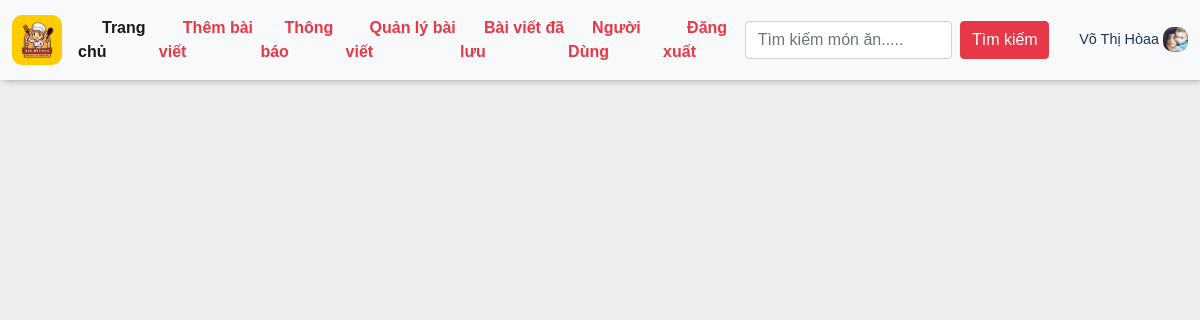
The app's page /recipes/asian/ (signed in), older data.
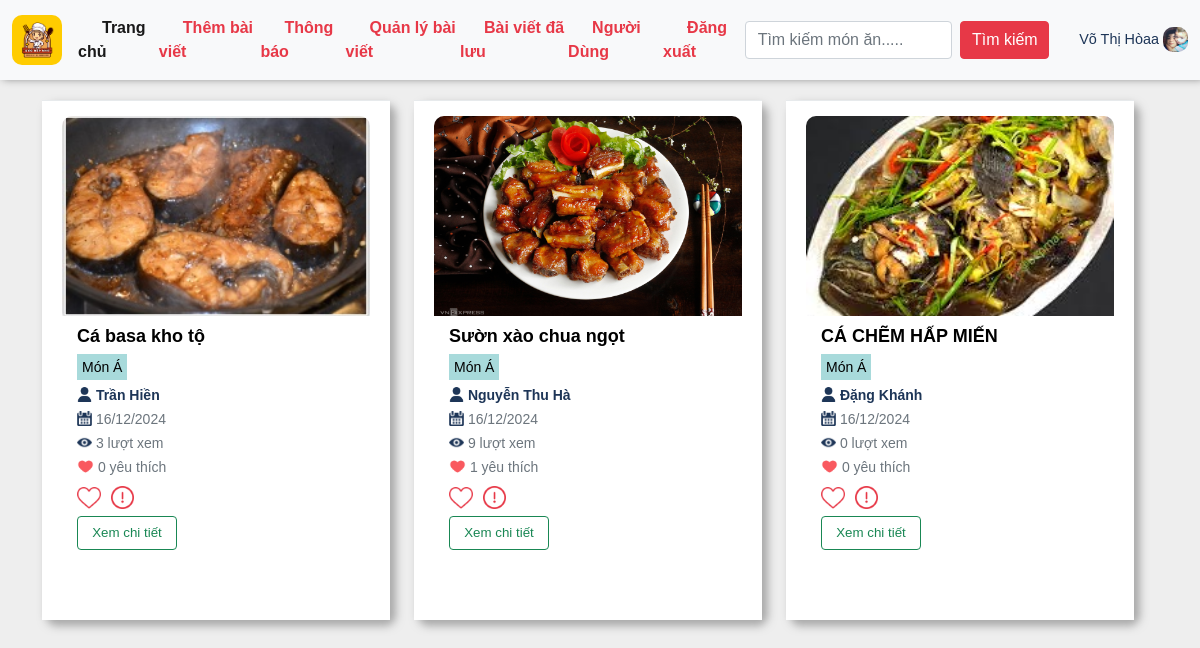
The same page, newer data.
### appfood/models.py (models this page shows, shortened)
class UserProfile(models.Model):
    GENDER_CHOICES = [
        ('T', 'Trai'),
        ('G', 'Gái'),
        ('B', 'Chưa Xác Định'),
    ]
    user = models.OneToOneField(User, on_delete=models.CASCADE)
    birth_date = models.DateField(null=True, blank=True)
    gender = models.CharField(max_length=1, choices=GENDER_CHOICES, null=True, blank=True)
    profile_image = models.ImageField(upload_to='images/', null=True, blank=True)

class Recipe(models.Model):
    title = models.CharField(max_length=100,null=True)
    author = models.ForeignKey('auth.User', on_delete=models.CASCADE)
    introduce = models.CharField(max_length=100,null=True)
    description = models.CharField(max_length=200,null=True)
    created_at = models.DateTimeField(auto_now_add=True)
    views = models.IntegerField(default=0)
    liked_tym = models.ManyToManyField(User, related_name='liked_recipes', blank=True)
    classify = models.ManyToManyField(Classify, related_name='recipes', blank=True)
    reported = models.BooleanField(default=False)
    def total_likes(self):
        return self.liked_tym.count()

class RecipeImage(models.Model):
    recipe = models.ForeignKey(Recipe, related_name='images', on_delete=models.CASCADE)
    image = models.ImageField(upload_to='images/')
    uploaded_at = models.DateTimeField(auto_now_add=True)

class Classify(models.Model):
    name = models.CharField(max_length=100)

### appfood/views.py (the view)
# urls.py: path('recipes/asian/', views.asian, name='asian'),  # Á
@login_required
def asian(request):
    asian_class = Classify.objects.get(name='Món Á')
    asian_recipes = Recipe.objects.filter(classify=asian_class).select_related('author', 'author__userprofile')
    user_profile, created = UserProfile.objects.get_or_create(user=request.user)
    return render(request, 'food/asian.html', {'recipes': asian_recipes, 'user_profile': user_profile})

### appfood/templates/food/asian.html (shortened to what this page needs)
{% extends "appfood/base.html" %}
{%load static%}
{%block vegetarian%}
<link href="https://maxcdn.bootstrapcdn.com/font-awesome/4.3.0/css/font-awesome.min.css" rel="stylesheet">
<main>
    <div class="container">
        <div class="row">
            <div class="row d-flex flex-wrap">
                {% for recipe in recipes %}
            <div class="col-md-4" style="margin-bottom: 25px;">
                            <div class="card">
                                <div class="ibox-content product-box" style="height:520px;">
                                    {% if recipe.images.first %}
                                    <div class="product" style="height: 170px;">
                                        <img style="height:200px;width: 100%;border-radius: 10px 10px 0px 0px;object-fit:cover;" src="{{ recipe.images.first.image.url }}" alt="">
                                    </div>
                                    {% endif %}
                                    <div class="product-desc" style="padding: 15px;margin-top: 20px;">
                                        <a href="{% url 'detail' recipe.id %}" class="product-name">{{ recipe.title }}</a>
                                            <div style="    margin-bottom: -20px;">
                                                {% for category in recipe.classify.all %}
                                                     <small class="text-muted" style="background: var(--green);color: black !important;padding: 5px;">{{ category.name }}</small>
                                                {% endfor %}
                                            </div>
                                            <br>
                                            <small class="text-muted">
                                                <img style="width:15px;height:15px; margin-bottom:4px; " src="{% static 'img/user.png' %}" alt="">
                                                <b style="color:var(--blue);">
                                                    {% if recipe.author.userprofile %}
                                                     {{ recipe.author.userprofile.user.last_name }} {{ recipe.author.userprofile.user.first_name }}
                                                {% else %}
                                                    {{ recipe.author.username }}
                                                {% endif %}
                                                </b>
                                            </small>
                                            <br>
                                            <small class="text-muted"><img style="width:15px;height:15px; margin-bottom:4px;" src="{% static 'img/calendar.png' %}" alt=""> {{recipe.images.first.uploaded_at|date:"d/m/Y"}}</small>
                                            <br>
                                            <small class="text-muted"><img style="width:15px;height:15px; margin-bottom:4px;" src="{% static 'img/eye.png' %}" alt=""> {{ recipe.views }} lượt xem</small>
                                            <br>
                                            <small class="text-muted"><img style="width:17px;height:17px; margin-bottom:4px;" src="{% static 'img/heart.png' %}" alt=""> {{ recipe.total_likes }} yêu thích</small>
                                            <div class="m-t text-right block-button" style="padding-top: 30px;padding-left: 1%;">
                                                <form method="post" action="{% url 'like_recipe' recipe.id %}">
                                                    <button type="submit" class="btn {% if user in recipe.liked_tym.all %}btn-danger{% else %}btn-primary{% endif %}" style="padding-top: 7px;border: none;background:none;">
                                                        {% if user in recipe.liked_tym.all %}<img style="width:24px;" src="{% static 'img/heartttt.png' %}" alt="">{% else %}<img style="width:24px;" src="{% static 'img/like.png' %}" alt="">{% endif %}
                                                    </button>
                                                </form>
                                                <form method="post" action="{% url 'report_food' recipe.id %}">
                                                    <button type="submit" class="btn btn-outline-danger" style="padding-top: 7px;border: none">
                                                        <img style="width:23px; margin-bottom: 2px;" src="{% static 'img/report.png' %}" alt="">
                                                    </button>
                                                </form>
                                            </div>
                                            <div class="d-flex flex-column"><a href="{% url 'detail' recipe.id %}" class="btn btn-outline-success" style="font-size: 10pt;width:100px;margin-top:5px;">Xem chi tiết</a></div>
                                    </div>
                                </div>
                            </div>
                        </div>
        {% endfor %}
    </div>
            </div>
        </div>
</main>
{% endblock vegetarian%}

### appfood/templates/appfood/base.html (shortened to what this page needs)
{% load static %}
<!DOCTYPE html>
<html lang="en">
<head>
    <link href="https://cdn.jsdelivr.net/npm/bootstrap@5.0.2/dist/css/bootstrap.min.css" rel="stylesheet">
    <link rel="stylesheet" href="{%static 'css/main.css' %}">
    <link rel="stylesheet" href="{%static 'css/fixhome.css' %}">
</head>
<body>
    <header class="header">
        <nav class="navbar navbar-expand-lg navbar-light bg-light">
            <div class="container-fluid">
                <a class="navbar-brand" href="{% url 'home' %}"><img src="{% static 'img/logo.png' %}" alt=""></a>
                <div class="collapse navbar-collapse" id="navbarTogglerDemo02">
                    <ul class="navbar-nav me-auto mb-2 mb-lg-0">
                        <li class="nav-item">
                            <a href="{% url 'home' %}" class="nav-link active" aria-current="page">
                                <svg class="bi me-2" width="16" height="16"><use xlink:href="#speedometer2"></use></svg>Trang chủ
                            </a>
                        </li>
                        <li class="nav-item">
                            <a href="{% url 'postfood' %}" class="nav-link">
                                <svg class="bi me-2" width="16" height="16"><use xlink:href="#speedometer2"></use></svg>Thêm bài viết
                            </a>
                        </li>
                        <li class="nav-item">
                            <a href="{% url 'notifications' %}" class="nav-link">
                                <svg class="bi me-2" width="16" height="16"><use xlink:href="#speedometer2"></use></svg>Thông báo
                            </a>
                        </li>
                        <li class="nav-item">
                            <a href="{% url 'myfood' %}" class="nav-link">
                                <svg class="bi me-2" width="16" height="16"><use xlink:href="#speedometer2"></use></svg>Quản lý bài viết
                            </a>
                        </li>
                        <li class="nav-item">
                            <a href="{% url 'savefood' %}" class="nav-link">
                                <svg class="bi me-2" width="16" height="16"><use xlink:href="#speedometer2"></use></svg>Bài viết đã lưu
                            </a>
                        </li>
                        <li class="nav-item">
                            <a href="{% url 'list_user' %}" class="nav-link">
                                <svg class="bi me-2" width="16" height="16"><use xlink:href="#speedometer2"></use></svg>Người Dùng
                            </a>
                        </li>
                        <li class="nav-item">
                            <a href="{% url 'logout' %}" class="nav-link">
                                <svg class="bi me-2" width="16" height="16"><use xlink:href="#speedometer2"></use></svg>Đăng xuất
                            </a>
                        </li>
                    </ul>
                </div>
                <form class="d-flex"  method=POST action="{% url 'search_title' %}">
                    <input class="form-control me-2" type="search" placeholder="Tìm kiếm món ăn....." name='searched' aria-label="Search">
                    <button class="btn btn-outline-success" type="submit">Tìm kiếm</button>
                </form>
                <a style="margin-left:20px" class="navbar-brand user_name" href="{%url 'page_user'%}"> {{user.last_name}} {{user.first_name}}
                {% if user_profile.profile_image %}
                    <img src="{{ user_profile.profile_image.url }}" alt="Profile Image">
                {% else %}
                    <img src="{% static 'img/user.png' %}" alt="Default Profile Image">
                {% endif %}</a>
            </div>
        </nav>
    </header>
    {% block vegetarian %}{% endblock vegetarian %}
</body>
</html>

### appfood/static/css/main.css (style rules this page uses)
:root { --red: #e73847; --yellow:#ffcc00; --blue:#1d3557; --green:#a8dadb; }
* { margin: 0; padding: 0; box-sizing: border-box; font-family: Arial; font-weight: 400; color: var(--body); }
header { margin-bottom: 10px; position: fixed; top:0; width: 100%; z-index: 100; box-shadow: 3px -1px 8px 0px grey; }
header .navbar-light .navbar-nav .nav-link { color: var(--red); font-weight: 700; font-size: 1em; }
header .navbar .navbar-brand img { width: 50px; height: 50px; border-radius: 10px; }
header .navbar .user_name { color: var(--blue); font-size: 0.9em; margin-right:0px; font-weight: 500; }
header .navbar .user_name img { width: 25px; height: 25px; margin-left: 0px; margin-bottom: 2px; }
header .btn { border-color: var(--red); color: white; width: 140px; background: var(--red); }
main { margin-top: 100px; }
main .card { padding-left: 0; padding-right: 0; border: none; border-radius: 10px; box-shadow: 5px 5px 8px 1px rgba(128, 128, 128, 0.627); }
.navbar-expand-lg .navbar-nav .nav-link { padding-right: 0; padding-left: 0; }

### appfood/static/css/fixhome.css (style rules this page uses)
body { margin-top:20px; background:#eee; }
.product-box { padding: 0; border: 1px solid #e7eaec; }
.product-desc { padding: 20px; position: relative; }
.product-name { font-size: 16px; font-weight: 600; color: #676a6c; display: block; margin: 2px 0 5px 0; }
.ibox-content { background-color: #ffffff; color: inherit; padding: 15px 20px 20px 20px; border-color: #e7eaec; border-image: none; border-style: solid solid none; border-width: 1px 0; }

### appfood/templates/food/asian.html (style rules this page uses)
.product-name { font-size: 18px; font-weight: 600; color: #000000; display: block; margin: 2px 0 5px 0; text-decoration: none; overflow: hidden; text-overflow: ellipsis; display: -webkit-box; -webkit-line-clamp:2; -webkit-box-orient: vertical; }
.block-button { display:flex; padding:0px !important; }
.block-button button { margin-right:-10px; }
button.btn { padding:0; margin-right: 10px; }
body { background:#eee; }

Row changes from the older to the newer data that the page shows:
added Recipe: images.first.image (picture), title "Cá basa kho tộ", author.userprofile.user.last_name "Trần", author.userprofile.user.first_name "Hiền", images.first.uploaded_at "16/12/2024", views "3", total_likes "0"
now on this page (row unchanged): Classify: name "Món Á"
added Recipe: images.first.image (picture), title "Sườn xào chua ngọt", author.userprofile.user.last_name "Nguyễn", author.userprofile.user.first_name "Thu Hà", images.first.uploaded_at "16/12/2024", views "9", total_likes "1"
added Recipe: images.first.image (picture), title "CÁ CHẼM HẤP MIẾN", author.userprofile.user.last_name "Đặng", author.userprofile.user.first_name "Khánh", images.first.uploaded_at "16/12/2024", views "0", total_likes "0"
